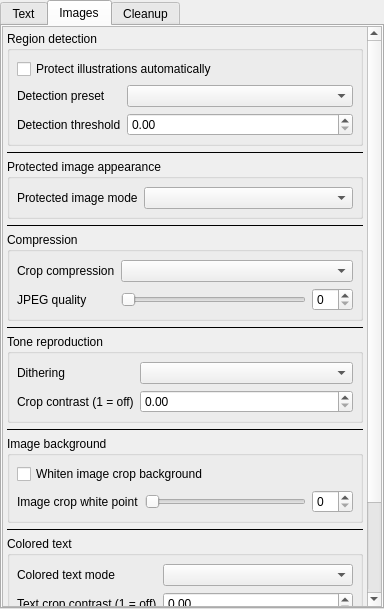
<?xml version="1.0" encoding="UTF-8"?>
<ui version="4.0">
 <class>SettingsPanel</class>
 <widget class="QTabWidget" name="SettingsPanel">
  <property name="geometry">
   <rect>
    <x>0</x>
    <y>0</y>
    <width>384</width>
    <height>609</height>
   </rect>
  </property>
  <property name="currentIndex">
   <number>1</number>
  </property>
  <widget class="QScrollArea" name="text_scroll">
   <property name="widgetResizable">
    <bool>true</bool>
   </property>
   <attribute name="title">
    <string>Text</string>
   </attribute>
   <widget class="QWidget" name="text_page">
    <property name="geometry">
     <rect>
      <x>0</x>
      <y>0</y>
      <width>376</width>
      <height>578</height>
     </rect>
    </property>
    <layout class="QVBoxLayout" name="text_layout">
     <property name="spacing">
      <number>5</number>
     </property>
     <property name="leftMargin">
      <number>4</number>
     </property>
     <property name="topMargin">
      <number>4</number>
     </property>
     <property name="rightMargin">
      <number>4</number>
     </property>
     <property name="bottomMargin">
      <number>4</number>
     </property>
     <item>
      <widget class="QGroupBox" name="dpi_group">
       <property name="title">
        <string>Resolution</string>
       </property>
       <layout class="QFormLayout" name="dpi_form">
        <property name="fieldGrowthPolicy">
         <enum>QFormLayout::FieldGrowthPolicy::AllNonFixedFieldsGrow</enum>
        </property>
        <property name="rowWrapPolicy">
         <enum>QFormLayout::RowWrapPolicy::WrapLongRows</enum>
        </property>
        <property name="leftMargin">
         <number>7</number>
        </property>
        <property name="topMargin">
         <number>8</number>
        </property>
        <property name="rightMargin">
         <number>7</number>
        </property>
        <property name="bottomMargin">
         <number>7</number>
        </property>
        <item row="0" column="0">
         <widget class="QLabel" name="dpi_label">
          <property name="text">
           <string>Sampling target (DPI)</string>
          </property>
         </widget>
        </item>
        <item row="0" column="1">
         <widget class="NoWheelSpinBox" name="dpi_editor"/>
        </item>
        <item row="1" column="0">
         <widget class="QLabel" name="dpi_policy_label">
          <property name="text">
           <string>Below-target image sampling</string>
          </property>
         </widget>
        </item>
        <item row="1" column="1">
         <widget class="NoWheelComboBox" name="dpi_policy_editor"/>
        </item>
        <item row="2" column="0">
         <widget class="QLabel" name="upscale_label">
          <property name="text">
           <string>Lanczos text enlargement</string>
          </property>
         </widget>
        </item>
        <item row="2" column="1">
         <widget class="NoWheelSpinBox" name="upscale_editor"/>
        </item>
       </layout>
      </widget>
     </item>
     <item>
      <widget class="QFrame" name="mode_line">
       <property name="frameShape">
        <enum>QFrame::Shape::HLine</enum>
       </property>
      </widget>
     </item>
     <item>
      <widget class="QGroupBox" name="mode_group">
       <property name="title">
        <string>Binarization</string>
       </property>
       <layout class="QFormLayout" name="mode_form">
        <property name="fieldGrowthPolicy">
         <enum>QFormLayout::FieldGrowthPolicy::AllNonFixedFieldsGrow</enum>
        </property>
        <property name="rowWrapPolicy">
         <enum>QFormLayout::RowWrapPolicy::WrapLongRows</enum>
        </property>
        <property name="leftMargin">
         <number>7</number>
        </property>
        <property name="topMargin">
         <number>8</number>
        </property>
        <property name="rightMargin">
         <number>7</number>
        </property>
        <property name="bottomMargin">
         <number>7</number>
        </property>
        <item row="0" column="0">
         <widget class="QLabel" name="mode_label">
          <property name="text">
           <string>Method</string>
          </property>
         </widget>
        </item>
        <item row="0" column="1">
         <widget class="NoWheelComboBox" name="mode_editor"/>
        </item>
        <item row="1" column="0">
         <widget class="QLabel" name="threshold_label">
          <property name="text">
           <string>Threshold</string>
          </property>
         </widget>
        </item>
        <item row="1" column="1">
         <widget class="QWidget" name="threshold_row" native="true">
          <layout class="QHBoxLayout" name="threshold_layout" stretch="1,0">
           <property name="leftMargin">
            <number>0</number>
           </property>
           <property name="topMargin">
            <number>0</number>
           </property>
           <property name="rightMargin">
            <number>0</number>
           </property>
           <property name="bottomMargin">
            <number>0</number>
           </property>
           <item>
            <widget class="QSlider" name="threshold_slider">
             <property name="orientation">
              <enum>Qt::Orientation::Horizontal</enum>
             </property>
            </widget>
           </item>
           <item>
            <widget class="NoWheelSpinBox" name="threshold_editor"/>
           </item>
          </layout>
         </widget>
        </item>
        <item row="2" column="0">
         <widget class="QLabel" name="window_label">
          <property name="text">
           <string>Sauvola window (odd)</string>
          </property>
         </widget>
        </item>
        <item row="2" column="1">
         <widget class="NoWheelSpinBox" name="window_editor"/>
        </item>
        <item row="3" column="0">
         <widget class="QLabel" name="k_label">
          <property name="text">
           <string>Sauvola k</string>
          </property>
         </widget>
        </item>
        <item row="3" column="1">
         <widget class="NoWheelDoubleSpinBox" name="k_editor"/>
        </item>
       </layout>
      </widget>
     </item>
     <item>
      <widget class="QFrame" name="levels_line">
       <property name="frameShape">
        <enum>QFrame::Shape::HLine</enum>
       </property>
      </widget>
     </item>
     <item>
      <widget class="QGroupBox" name="levels_group">
       <property name="title">
        <string>Black / white points</string>
       </property>
       <layout class="QFormLayout" name="levels_form">
        <property name="fieldGrowthPolicy">
         <enum>QFormLayout::FieldGrowthPolicy::AllNonFixedFieldsGrow</enum>
        </property>
        <property name="rowWrapPolicy">
         <enum>QFormLayout::RowWrapPolicy::WrapLongRows</enum>
        </property>
        <property name="leftMargin">
         <number>7</number>
        </property>
        <property name="topMargin">
         <number>8</number>
        </property>
        <property name="rightMargin">
         <number>7</number>
        </property>
        <property name="bottomMargin">
         <number>7</number>
        </property>
        <item row="0" column="0" colspan="2">
         <widget class="QCheckBox" name="levels_editor">
          <property name="text">
           <string>Adjust black/white points</string>
          </property>
         </widget>
        </item>
        <item row="1" column="0">
         <widget class="QLabel" name="black_point_label">
          <property name="text">
           <string>Black point</string>
          </property>
         </widget>
        </item>
        <item row="1" column="1">
         <widget class="NoWheelSpinBox" name="black_point_editor"/>
        </item>
        <item row="2" column="0">
         <widget class="QLabel" name="white_point_label">
          <property name="text">
           <string>White point</string>
          </property>
         </widget>
        </item>
        <item row="2" column="1">
         <widget class="NoWheelSpinBox" name="white_point_editor"/>
        </item>
       </layout>
      </widget>
     </item>
     <item>
      <widget class="QFrame" name="sharpen_line">
       <property name="frameShape">
        <enum>QFrame::Shape::HLine</enum>
       </property>
      </widget>
     </item>
     <item>
      <widget class="QGroupBox" name="sharpen_group">
       <property name="title">
        <string>Sharpening</string>
       </property>
       <layout class="QFormLayout" name="sharpen_form">
        <property name="fieldGrowthPolicy">
         <enum>QFormLayout::FieldGrowthPolicy::AllNonFixedFieldsGrow</enum>
        </property>
        <property name="rowWrapPolicy">
         <enum>QFormLayout::RowWrapPolicy::WrapLongRows</enum>
        </property>
        <property name="leftMargin">
         <number>7</number>
        </property>
        <property name="topMargin">
         <number>8</number>
        </property>
        <property name="rightMargin">
         <number>7</number>
        </property>
        <property name="bottomMargin">
         <number>7</number>
        </property>
        <item row="0" column="0" colspan="2">
         <widget class="QCheckBox" name="sharpen_editor">
          <property name="text">
           <string>Unsharp mask</string>
          </property>
         </widget>
        </item>
        <item row="1" column="0">
         <widget class="QLabel" name="sharpen_radius_label">
          <property name="text">
           <string>Sharpen radius</string>
          </property>
         </widget>
        </item>
        <item row="1" column="1">
         <widget class="NoWheelDoubleSpinBox" name="sharpen_radius_editor"/>
        </item>
        <item row="2" column="0">
         <widget class="QLabel" name="sharpen_percent_label">
          <property name="text">
           <string>Sharpen amount (%)</string>
          </property>
         </widget>
        </item>
        <item row="2" column="1">
         <widget class="NoWheelSpinBox" name="sharpen_percent_editor"/>
        </item>
       </layout>
      </widget>
     </item>
     <item>
      <spacer name="text_stretch">
       <property name="orientation">
        <enum>Qt::Orientation::Vertical</enum>
       </property>
       <property name="sizeHint" stdset="0">
        <size>
         <width>0</width>
         <height>0</height>
        </size>
       </property>
      </spacer>
     </item>
    </layout>
   </widget>
  </widget>
  <widget class="QScrollArea" name="images_scroll">
   <property name="widgetResizable">
    <bool>true</bool>
   </property>
   <attribute name="title">
    <string>Images</string>
   </attribute>
   <widget class="QWidget" name="images_page">
    <property name="geometry">
     <rect>
      <x>0</x>
      <y>-121</y>
      <width>359</width>
      <height>699</height>
     </rect>
    </property>
    <layout class="QVBoxLayout" name="images_layout">
     <property name="spacing">
      <number>5</number>
     </property>
     <property name="leftMargin">
      <number>4</number>
     </property>
     <property name="topMargin">
      <number>4</number>
     </property>
     <property name="rightMargin">
      <number>4</number>
     </property>
     <property name="bottomMargin">
      <number>4</number>
     </property>
     <item>
      <widget class="QGroupBox" name="regions_enabled_group">
       <property name="title">
        <string>Region detection</string>
       </property>
       <layout class="QFormLayout" name="regions_enabled_form">
        <property name="fieldGrowthPolicy">
         <enum>QFormLayout::FieldGrowthPolicy::AllNonFixedFieldsGrow</enum>
        </property>
        <property name="rowWrapPolicy">
         <enum>QFormLayout::RowWrapPolicy::WrapLongRows</enum>
        </property>
        <property name="leftMargin">
         <number>7</number>
        </property>
        <property name="topMargin">
         <number>8</number>
        </property>
        <property name="rightMargin">
         <number>7</number>
        </property>
        <property name="bottomMargin">
         <number>7</number>
        </property>
        <item row="0" column="0" colspan="2">
         <widget class="QCheckBox" name="regions_enabled_editor">
          <property name="text">
           <string>Protect illustrations automatically</string>
          </property>
         </widget>
        </item>
        <item row="1" column="0">
         <widget class="QLabel" name="regions_profile_label">
          <property name="text">
           <string>Detection preset</string>
          </property>
         </widget>
        </item>
        <item row="1" column="1">
         <widget class="NoWheelComboBox" name="regions_profile_editor"/>
        </item>
        <item row="2" column="0">
         <widget class="QLabel" name="regions_threshold_label">
          <property name="text">
           <string>Detection threshold</string>
          </property>
         </widget>
        </item>
        <item row="2" column="1">
         <widget class="NoWheelDoubleSpinBox" name="regions_threshold_editor"/>
        </item>
       </layout>
      </widget>
     </item>
     <item>
      <widget class="QFrame" name="regions_mode_line">
       <property name="frameShape">
        <enum>QFrame::Shape::HLine</enum>
       </property>
      </widget>
     </item>
     <item>
      <widget class="QGroupBox" name="regions_mode_group">
       <property name="title">
        <string>Protected image appearance</string>
       </property>
       <layout class="QFormLayout" name="regions_mode_form">
        <property name="fieldGrowthPolicy">
         <enum>QFormLayout::FieldGrowthPolicy::AllNonFixedFieldsGrow</enum>
        </property>
        <property name="rowWrapPolicy">
         <enum>QFormLayout::RowWrapPolicy::WrapLongRows</enum>
        </property>
        <property name="leftMargin">
         <number>7</number>
        </property>
        <property name="topMargin">
         <number>8</number>
        </property>
        <property name="rightMargin">
         <number>7</number>
        </property>
        <property name="bottomMargin">
         <number>7</number>
        </property>
        <item row="0" column="0">
         <widget class="QLabel" name="regions_mode_label">
          <property name="text">
           <string>Protected image mode</string>
          </property>
         </widget>
        </item>
        <item row="0" column="1">
         <widget class="NoWheelComboBox" name="regions_mode_editor"/>
        </item>
       </layout>
      </widget>
     </item>
     <item>
      <widget class="QFrame" name="regions_codec_line">
       <property name="frameShape">
        <enum>QFrame::Shape::HLine</enum>
       </property>
      </widget>
     </item>
     <item>
      <widget class="QGroupBox" name="regions_codec_group">
       <property name="title">
        <string>Compression</string>
       </property>
       <layout class="QFormLayout" name="regions_codec_form">
        <property name="fieldGrowthPolicy">
         <enum>QFormLayout::FieldGrowthPolicy::AllNonFixedFieldsGrow</enum>
        </property>
        <property name="rowWrapPolicy">
         <enum>QFormLayout::RowWrapPolicy::WrapLongRows</enum>
        </property>
        <property name="leftMargin">
         <number>7</number>
        </property>
        <property name="topMargin">
         <number>8</number>
        </property>
        <property name="rightMargin">
         <number>7</number>
        </property>
        <property name="bottomMargin">
         <number>7</number>
        </property>
        <item row="0" column="0">
         <widget class="QLabel" name="regions_codec_label">
          <property name="text">
           <string>Crop compression</string>
          </property>
         </widget>
        </item>
        <item row="0" column="1">
         <widget class="NoWheelComboBox" name="regions_codec_editor"/>
        </item>
        <item row="1" column="0">
         <widget class="QLabel" name="regions_quality_label">
          <property name="text">
           <string>JPEG quality</string>
          </property>
         </widget>
        </item>
        <item row="1" column="1">
         <widget class="QWidget" name="regions_quality_row" native="true">
          <layout class="QHBoxLayout" name="regions_quality_layout" stretch="1,0">
           <property name="leftMargin">
            <number>0</number>
           </property>
           <property name="topMargin">
            <number>0</number>
           </property>
           <property name="rightMargin">
            <number>0</number>
           </property>
           <property name="bottomMargin">
            <number>0</number>
           </property>
           <item>
            <widget class="QSlider" name="regions_quality_slider">
             <property name="orientation">
              <enum>Qt::Orientation::Horizontal</enum>
             </property>
            </widget>
           </item>
           <item>
            <widget class="NoWheelSpinBox" name="regions_quality_editor"/>
           </item>
          </layout>
         </widget>
        </item>
       </layout>
      </widget>
     </item>
     <item>
      <widget class="QFrame" name="regions_dither_line">
       <property name="frameShape">
        <enum>QFrame::Shape::HLine</enum>
       </property>
      </widget>
     </item>
     <item>
      <widget class="QGroupBox" name="regions_dither_group">
       <property name="title">
        <string>Tone reproduction</string>
       </property>
       <layout class="QFormLayout" name="regions_dither_form">
        <property name="fieldGrowthPolicy">
         <enum>QFormLayout::FieldGrowthPolicy::AllNonFixedFieldsGrow</enum>
        </property>
        <property name="rowWrapPolicy">
         <enum>QFormLayout::RowWrapPolicy::WrapLongRows</enum>
        </property>
        <property name="leftMargin">
         <number>7</number>
        </property>
        <property name="topMargin">
         <number>8</number>
        </property>
        <property name="rightMargin">
         <number>7</number>
        </property>
        <property name="bottomMargin">
         <number>7</number>
        </property>
        <item row="0" column="0">
         <widget class="QLabel" name="regions_dither_label">
          <property name="text">
           <string>Dithering</string>
          </property>
         </widget>
        </item>
        <item row="0" column="1">
         <widget class="NoWheelComboBox" name="regions_dither_editor"/>
        </item>
        <item row="1" column="0">
         <widget class="QLabel" name="regions_contrast_label">
          <property name="text">
           <string>Crop contrast (1 = off)</string>
          </property>
         </widget>
        </item>
        <item row="1" column="1">
         <widget class="NoWheelDoubleSpinBox" name="regions_contrast_editor"/>
        </item>
       </layout>
      </widget>
     </item>
     <item>
      <widget class="QFrame" name="regions_whiten_line">
       <property name="frameShape">
        <enum>QFrame::Shape::HLine</enum>
       </property>
      </widget>
     </item>
     <item>
      <widget class="QGroupBox" name="regions_whiten_group">
       <property name="title">
        <string>Image background</string>
       </property>
       <layout class="QFormLayout" name="regions_whiten_form">
        <property name="fieldGrowthPolicy">
         <enum>QFormLayout::FieldGrowthPolicy::AllNonFixedFieldsGrow</enum>
        </property>
        <property name="rowWrapPolicy">
         <enum>QFormLayout::RowWrapPolicy::WrapLongRows</enum>
        </property>
        <property name="leftMargin">
         <number>7</number>
        </property>
        <property name="topMargin">
         <number>8</number>
        </property>
        <property name="rightMargin">
         <number>7</number>
        </property>
        <property name="bottomMargin">
         <number>7</number>
        </property>
        <item row="0" column="0" colspan="2">
         <widget class="QCheckBox" name="regions_whiten_editor">
          <property name="text">
           <string>Whiten image crop background</string>
          </property>
         </widget>
        </item>
        <item row="1" column="0">
         <widget class="QLabel" name="regions_white_point_label">
          <property name="text">
           <string>Image crop white point</string>
          </property>
         </widget>
        </item>
        <item row="1" column="1">
         <widget class="QWidget" name="regions_white_point_row" native="true">
          <layout class="QHBoxLayout" name="regions_white_point_layout" stretch="1,0">
           <property name="leftMargin">
            <number>0</number>
           </property>
           <property name="topMargin">
            <number>0</number>
           </property>
           <property name="rightMargin">
            <number>0</number>
           </property>
           <property name="bottomMargin">
            <number>0</number>
           </property>
           <item>
            <widget class="QSlider" name="regions_white_point_slider">
             <property name="orientation">
              <enum>Qt::Orientation::Horizontal</enum>
             </property>
            </widget>
           </item>
           <item>
            <widget class="NoWheelSpinBox" name="regions_white_point_editor"/>
           </item>
          </layout>
         </widget>
        </item>
       </layout>
      </widget>
     </item>
     <item>
      <widget class="QFrame" name="regions_color_text_mode_line">
       <property name="frameShape">
        <enum>QFrame::Shape::HLine</enum>
       </property>
      </widget>
     </item>
     <item>
      <widget class="QGroupBox" name="regions_color_text_mode_group">
       <property name="title">
        <string>Colored text</string>
       </property>
       <layout class="QFormLayout" name="regions_color_text_mode_form">
        <property name="fieldGrowthPolicy">
         <enum>QFormLayout::FieldGrowthPolicy::AllNonFixedFieldsGrow</enum>
        </property>
        <property name="rowWrapPolicy">
         <enum>QFormLayout::RowWrapPolicy::WrapLongRows</enum>
        </property>
        <property name="leftMargin">
         <number>7</number>
        </property>
        <property name="topMargin">
         <number>8</number>
        </property>
        <property name="rightMargin">
         <number>7</number>
        </property>
        <property name="bottomMargin">
         <number>7</number>
        </property>
        <item row="0" column="0">
         <widget class="QLabel" name="regions_color_text_mode_label">
          <property name="text">
           <string>Colored text mode</string>
          </property>
         </widget>
        </item>
        <item row="0" column="1">
         <widget class="NoWheelComboBox" name="regions_color_text_mode_editor"/>
        </item>
        <item row="1" column="0">
         <widget class="QLabel" name="regions_color_text_contrast_label">
          <property name="text">
           <string>Text crop contrast (1 = off)</string>
          </property>
         </widget>
        </item>
        <item row="1" column="1">
         <widget class="NoWheelDoubleSpinBox" name="regions_color_text_contrast_editor"/>
        </item>
        <item row="2" column="0" colspan="2">
         <widget class="QCheckBox" name="regions_color_text_whiten_editor">
          <property name="text">
           <string>Whiten text crop background</string>
          </property>
         </widget>
        </item>
        <item row="3" column="0">
         <widget class="QLabel" name="regions_color_text_white_point_label">
          <property name="text">
           <string>Text crop white point</string>
          </property>
         </widget>
        </item>
        <item row="3" column="1">
         <widget class="QWidget" name="regions_color_text_white_point_row" native="true">
          <layout class="QHBoxLayout" name="regions_color_text_white_point_layout" stretch="1,0">
           <property name="leftMargin">
            <number>0</number>
           </property>
           <property name="topMargin">
            <number>0</number>
           </property>
           <property name="rightMargin">
            <number>0</number>
           </property>
           <property name="bottomMargin">
            <number>0</number>
           </property>
           <item>
            <widget class="QSlider" name="regions_color_text_white_point_slider">
             <property name="orientation">
              <enum>Qt::Orientation::Horizontal</enum>
             </property>
            </widget>
           </item>
           <item>
            <widget class="NoWheelSpinBox" name="regions_color_text_white_point_editor"/>
           </item>
          </layout>
         </widget>
        </item>
        <item row="4" column="0" colspan="2">
         <widget class="QLabel" name="image_hint">
          <property name="text">
           <string>Text backgrounds always use lossless CCITT Group 4.
Low-depth crops use lossless Flate.</string>
          </property>
          <property name="wordWrap">
           <bool>true</bool>
          </property>
         </widget>
        </item>
       </layout>
      </widget>
     </item>
     <item>
      <spacer name="images_stretch">
       <property name="orientation">
        <enum>Qt::Orientation::Vertical</enum>
       </property>
       <property name="sizeHint" stdset="0">
        <size>
         <width>0</width>
         <height>0</height>
        </size>
       </property>
      </spacer>
     </item>
    </layout>
   </widget>
  </widget>
  <widget class="QScrollArea" name="cleanup_scroll">
   <property name="widgetResizable">
    <bool>true</bool>
   </property>
   <attribute name="title">
    <string>Cleanup</string>
   </attribute>
   <widget class="QWidget" name="cleanup_page">
    <property name="geometry">
     <rect>
      <x>0</x>
      <y>0</y>
      <width>376</width>
      <height>578</height>
     </rect>
    </property>
    <layout class="QVBoxLayout" name="cleanup_layout">
     <property name="spacing">
      <number>5</number>
     </property>
     <property name="leftMargin">
      <number>4</number>
     </property>
     <property name="topMargin">
      <number>4</number>
     </property>
     <property name="rightMargin">
      <number>4</number>
     </property>
     <property name="bottomMargin">
      <number>4</number>
     </property>
     <item>
      <widget class="QGroupBox" name="regions_denoise_group">
       <property name="title">
        <string>Binary speck removal</string>
       </property>
       <layout class="QFormLayout" name="regions_denoise_form">
        <property name="fieldGrowthPolicy">
         <enum>QFormLayout::FieldGrowthPolicy::AllNonFixedFieldsGrow</enum>
        </property>
        <property name="rowWrapPolicy">
         <enum>QFormLayout::RowWrapPolicy::WrapLongRows</enum>
        </property>
        <property name="leftMargin">
         <number>7</number>
        </property>
        <property name="topMargin">
         <number>8</number>
        </property>
        <property name="rightMargin">
         <number>7</number>
        </property>
        <property name="bottomMargin">
         <number>7</number>
        </property>
        <item row="0" column="0" colspan="2">
         <widget class="QCheckBox" name="regions_denoise_editor">
          <property name="text">
           <string>Remove isolated binary specks</string>
          </property>
         </widget>
        </item>
        <item row="1" column="0">
         <widget class="QLabel" name="regions_denoise_area_label">
          <property name="text">
           <string>Maximum speck area at 240 DPI</string>
          </property>
         </widget>
        </item>
        <item row="1" column="1">
         <widget class="NoWheelSpinBox" name="regions_denoise_area_editor"/>
        </item>
        <item row="2" column="0">
         <widget class="QLabel" name="regions_denoise_distance_label">
          <property name="text">
           <string>Distance from other ink</string>
          </property>
         </widget>
        </item>
        <item row="2" column="1">
         <widget class="NoWheelSpinBox" name="regions_denoise_distance_editor"/>
        </item>
       </layout>
      </widget>
     </item>
     <item>
      <widget class="QFrame" name="regions_clean_background_line">
       <property name="frameShape">
        <enum>QFrame::Shape::HLine</enum>
       </property>
      </widget>
     </item>
     <item>
      <widget class="QGroupBox" name="regions_clean_background_group">
       <property name="title">
        <string>Shaded text</string>
       </property>
       <layout class="QFormLayout" name="regions_clean_background_form">
        <property name="fieldGrowthPolicy">
         <enum>QFormLayout::FieldGrowthPolicy::AllNonFixedFieldsGrow</enum>
        </property>
        <property name="rowWrapPolicy">
         <enum>QFormLayout::RowWrapPolicy::WrapLongRows</enum>
        </property>
        <property name="leftMargin">
         <number>7</number>
        </property>
        <property name="topMargin">
         <number>8</number>
        </property>
        <property name="rightMargin">
         <number>7</number>
        </property>
        <property name="bottomMargin">
         <number>7</number>
        </property>
        <item row="0" column="0" colspan="2">
         <widget class="QCheckBox" name="regions_clean_background_editor">
          <property name="text">
           <string>Clean shaded text (Sauvola)</string>
          </property>
         </widget>
        </item>
       </layout>
      </widget>
     </item>
     <item>
      <widget class="QFrame" name="vectors_line">
       <property name="frameShape">
        <enum>QFrame::Shape::HLine</enum>
       </property>
      </widget>
     </item>
     <item>
      <widget class="QGroupBox" name="vectors_group">
       <property name="title">
        <string>Vector graphics</string>
       </property>
       <layout class="QFormLayout" name="vectors_form">
        <property name="fieldGrowthPolicy">
         <enum>QFormLayout::FieldGrowthPolicy::AllNonFixedFieldsGrow</enum>
        </property>
        <property name="rowWrapPolicy">
         <enum>QFormLayout::RowWrapPolicy::WrapLongRows</enum>
        </property>
        <property name="leftMargin">
         <number>7</number>
        </property>
        <property name="topMargin">
         <number>8</number>
        </property>
        <property name="rightMargin">
         <number>7</number>
        </property>
        <property name="bottomMargin">
         <number>7</number>
        </property>
        <item row="0" column="0" colspan="2">
         <widget class="QCheckBox" name="vectors_editor">
          <property name="text">
           <string>Vector colors: non-white to black</string>
          </property>
         </widget>
        </item>
        <item row="1" column="0" colspan="2">
         <widget class="QLabel" name="error">
          <property name="wordWrap">
           <bool>true</bool>
          </property>
         </widget>
        </item>
       </layout>
      </widget>
     </item>
     <item>
      <spacer name="cleanup_stretch">
       <property name="orientation">
        <enum>Qt::Orientation::Vertical</enum>
       </property>
       <property name="sizeHint" stdset="0">
        <size>
         <width>0</width>
         <height>0</height>
        </size>
       </property>
      </spacer>
     </item>
    </layout>
   </widget>
  </widget>
 </widget>
 <customwidgets>
  <customwidget>
   <class>NoWheelComboBox</class>
   <extends>QComboBox</extends>
   <header>utils.qt_widgets</header>
  </customwidget>
  <customwidget>
   <class>NoWheelSpinBox</class>
   <extends>QSpinBox</extends>
   <header>utils.qt_widgets</header>
  </customwidget>
  <customwidget>
   <class>NoWheelDoubleSpinBox</class>
   <extends>QDoubleSpinBox</extends>
   <header>utils.qt_widgets</header>
  </customwidget>
 </customwidgets>
 <resources/>
 <connections/>
</ui>
